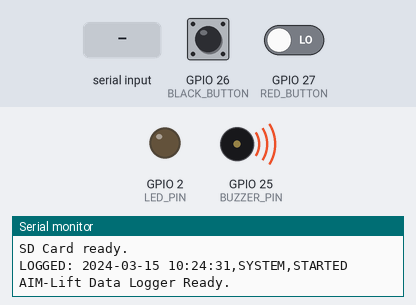
Bench run of a sketch on a simulated ESP32. On the bench: output pins drawn as LEDs (lit = HIGH), buzzer (waves = sounding, pin HIGH), the last lines printed to the serial monitor. The inputs (shaded band) are chosen by the test bench; at power-on: GPIO 26 (BLACK_BUTTON) LOW, GPIO 27 (RED_BUTTON) LOW. WiFi joins after 1.5 s; servers stay silent unless stated; uploads are accepted with an empty reply; the local clock reads 2024-03-15 10:24:30 at power-on unless the sketch sets it; storage starts empty; random numbers use the default seed unless the sketch sets one; EEPROM starts erased.

Above: at 2.7 s.
2.8 s: GPIO 26 (BLACK_BUTTON) pulled HIGH for 0.15 s
4.4 s: "test\n" received over Serial
6.1 s: "attend\n" received over Serial
7.6 s: "read\n" received over Serial
9.3 s: GPIO 26 (BLACK_BUTTON) driven HIGH and GPIO 27 (RED_BUTTON) driven HIGH
At 9.62 s:
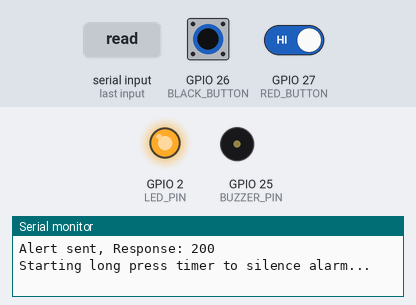
At 10.32 s:
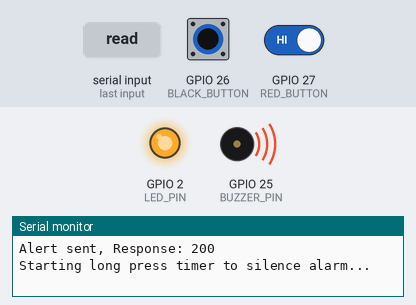
Timing chart, 0 to 13.3 s (numbered marks = the images above; inputs shaded):
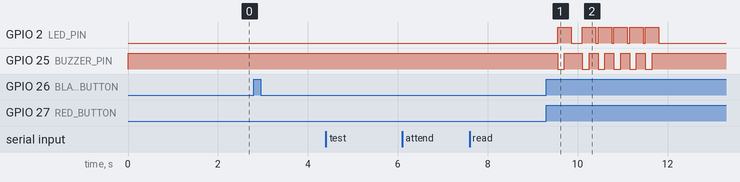

Measured:
- after the input at 9.3 s, GPIO 2 (LED_PIN): goes HIGH 0.30 s, LOW 0.25 s, 4 × (HIGH 0.30 s, LOW 0.05 s), HIGH 0.30 s, then LOW, starting after 0.25 s; GPIO 25 (BUZZER_PIN): goes LOW 0.15 s, HIGH 0.40 s, 4 × (LOW 0.15 s, HIGH 0.20 s), LOW 0.15 s, then HIGH, starting after 0.25 s

The sketch:

sketch_aug15a_trigger_20251024.ino
```cpp
#include <WiFi.h>
#include <WiFiClientSecure.h>
#include <WiFiManager.h>     // Library Manager: "WiFiManager" by tzapu (>= 2.0.17)
#include <Preferences.h>
#include <SPI.h>
#include <SD.h>
#include "time.h"
#include <HTTPClient.h>

// ===================================================
// ============== CONFIGURATION ======================
// ===================================================
// WiFi + Device/Lift/Premise are configured ON-SITE via a captive portal
// (no need to re-flash). See "FIELD SETUP" notes at the bottom of this file.

// ==== FIXED (same for every unit) ====
const char* serverUrl      = "https://aim-lift.onrender.com/api/iot/alert/";
const char* statusCheckUrl = "https://aim-lift.onrender.com/api/iot/check_status/";
const char* readingUrl     = "https://aim-lift.onrender.com/api/iot/reading/";
// Must match IOT_DEVICE_KEY on the server (sent as the X-Device-Key header).
const char* deviceKey      = "REPLACE_WITH_IOT_DEVICE_KEY";

// Captive-portal access point shown when the device is unconfigured / offline.
const char* setupApName = "AIM-Lift-Setup";
const char* setupApPass = "aimlift123";   // >= 8 chars; give this to technicians

// ==== RUNTIME CONFIG (set in portal, saved to flash / NVS) ====
String deviceId    = "ESP32-LIFT-01";
String premiseName = "";
String liftId      = "";

// ==== PIN SETUP ====
#define BLACK_BUTTON 26  // Simulates weight sensor (passenger)
#define RED_BUTTON   27  // Simulates emergency button
#define LED_PIN      2
#define BUZZER_PIN   25  // Active-LOW buzzer
#define SD_CS_PIN    5   // Chip Select for SD module

// ===================================================
// =========== END OF CONFIGURATION ==================
// ===================================================

// ==== NTP CONFIG ====
const char* ntpServer = "pool.ntp.org";
const long  gmtOffset_sec = 8 * 3600; // Malaysia time GMT+8
const int   daylightOffset_sec = 0;

// ==== POLLING CONFIG ====
unsigned long lastStatusCheck = 0;
const long statusCheckInterval = 5000; // Check server every 5 seconds

// ==== SYSTEM STATES ====
bool alarmActive = false;
String activeIncidentType = "";
bool lastBlackButtonState = LOW;
bool lastRedButtonState = LOW;

unsigned long resetStartTime = 0;    // Timer for local long-press silence
const long resetDuration = 2000;     // 2000ms = 2 seconds for long press

// SD File
File logFile;

// Persistent config
Preferences prefs;
bool shouldSaveConfig = false;
void saveConfigCallback() { shouldSaveConfig = true; }

// ==== CONFIG PERSISTENCE ====
void loadConfig() {
  prefs.begin("aimlift", true); // read-only
  deviceId    = prefs.getString("deviceId", "ESP32-LIFT-01");
  premiseName = prefs.getString("premise", "");
  liftId      = prefs.getString("liftId", "");
  prefs.end();
}

void saveConfig() {
  prefs.begin("aimlift", false);
  prefs.putString("deviceId", deviceId);
  prefs.putString("premise", premiseName);
  prefs.putString("liftId", liftId);
  prefs.end();
}

// Hold BOTH buttons at power-on for 3s -> wipe WiFi + config, reopen portal.
void maybeFactoryReset() {
  if (digitalRead(BLACK_BUTTON) == HIGH && digitalRead(RED_BUTTON) == HIGH) {
    Serial.println("Both buttons held - keep holding 3s to clear config...");
    unsigned long t0 = millis();
    while (digitalRead(BLACK_BUTTON) == HIGH && digitalRead(RED_BUTTON) == HIGH) {
      if (millis() - t0 > 3000) {
        WiFiManager wm;
        wm.resetSettings();                         // clears saved WiFi
        prefs.begin("aimlift", false);
        prefs.clear();                              // clears device/lift/premise
        prefs.end();
        Serial.println("Config cleared. Restarting...");
        delay(500);
        ESP.restart();
      }
      delay(50);
    }
  }
}

// ==== HELPER: GET TIMESTAMP ====
String getTimestamp() {
  struct tm timeinfo;
  if (!getLocalTime(&timeinfo)) {
    return "TIME_ERROR";
  }
  char buffer[30];
  strftime(buffer, sizeof(buffer), "%Y-%m-%d %H:%M:%S", &timeinfo);
  return String(buffer);
}

// ==== HELPER: LOG DATA TO SD CARD ====
void logEvent(String eventCategory, String eventDetail) {
  String timestamp = getTimestamp();
  String logLine = timestamp + "," + eventCategory + "," + eventDetail; // CSV format

  logFile = SD.open("/lift_log.csv", FILE_APPEND);
  if (logFile) {
    logFile.println(logLine);
    logFile.close();
    Serial.println("LOGGED: " + logLine);
  } else {
    Serial.println("Failed to write to lift_log.csv");
  }
}

// ==== HELPER: SEND ALERT TO DJANGO ====
void sendAlert(String type, String status) {
  if (WiFi.status() == WL_CONNECTED) {
    WiFiClientSecure client;
    client.setInsecure();  // skip TLS cert check (Render uses a Let's Encrypt cert)
    HTTPClient http;
    http.begin(client, serverUrl);
    http.setConnectTimeout(15000);
    http.setTimeout(60000);  // Render free tier can take ~50s to wake from idle
    http.addHeader("Content-Type", "application/json");

    String payload = "{\"device_id\":\"" + deviceId + "\","
                     "\"lift_id\":\"" + liftId + "\","
                     "\"incident_type\":\"" + type + "\","
                     "\"premise\":\"" + premiseName + "\","
                     "\"status\":\"" + status + "\"}";

    int httpResponseCode = http.POST(payload);
    if (httpResponseCode > 0) {
      Serial.printf("Alert sent, Response: %d\n", httpResponseCode);
    } else {
      Serial.printf("Alert failed, Error: %s\n", http.errorToString(httpResponseCode).c_str());
    }
    http.end();
  }
}

// ==== HELPER: SEND A SENSOR READING TO DJANGO ====
// Replace the random values below with real sensor code once sensors are wired.
// abnormal=true sends a fault-like reading (high vibration + acoustic) so the
// predictive-maintenance model + incident flow can be exercised end to end.
void sendReading(bool abnormal) {
  if (WiFi.status() != WL_CONNECTED) { Serial.println("No WiFi."); return; }

  float p1 = random(2970, 3010) / 10.0;      // control panel temp K
  float p2 = random(3080, 3095) / 10.0;      // motor temp K
  float p3 = random(1450, 1550);            // motor speed rpm
  float s1 = random(35, 45);                // torque Nm
  float s2 = random(10, 150);              // operational hours
  float s3 = random(10, 80);
  float vib  = abnormal ? random(200, 500) / 10.0 : random(1, 30) / 10.0;   // mm/s^2
  float vacc = random(1, 15) / 100.0;                                        // m/s^2
  float ac   = abnormal ? random(800, 1000) / 10.0 : random(550, 630) / 10.0; // dB

  String payload = "{";
  payload += "\"lift_id\":\"" + liftId + "\",";
  payload += "\"device_id\":\"" + deviceId + "\",";
  payload += "\"feature_p1\":" + String(p1, 2) + ",";
  payload += "\"feature_p2\":" + String(p2, 2) + ",";
  payload += "\"feature_p3\":" + String(p3, 2) + ",";
  payload += "\"feature_s1\":" + String(s1, 2) + ",";
  payload += "\"feature_s2\":" + String(s2, 2) + ",";
  payload += "\"feature_s3\":" + String(s3, 2) + ",";
  payload += "\"vibration\":" + String(vib, 2) + ",";
  payload += "\"vertical_acceleration_mps2\":" + String(vacc, 3) + ",";
  payload += "\"acoustic_db\":" + String(ac, 2);
  payload += "}";

  WiFiClientSecure client;
  client.setInsecure();
  HTTPClient http;
  http.begin(client, readingUrl);
  http.setConnectTimeout(15000);
  http.setTimeout(60000);
  http.addHeader("Content-Type", "application/json");
  http.addHeader("X-Device-Key", deviceKey);

  int code = http.POST(payload);
  if (code > 0) {
    Serial.printf("Reading sent (%s), Response: %d\n", abnormal ? "fault" : "normal", code);
    Serial.println(http.getString());
  } else {
    Serial.printf("Reading failed, Error: %s\n", http.errorToString(code).c_str());
  }
  http.end();
}

// ==== HELPER: CHECK SERVER FOR COMMAND ====
void checkServerForCommand() {
  if (WiFi.status() != WL_CONNECTED) return;

  WiFiClientSecure client;
  client.setInsecure();
  HTTPClient http;
  String url = String(statusCheckUrl) + "?device_id=" + deviceId + "&incident_type=" + activeIncidentType;

  http.begin(client, url);
  http.setConnectTimeout(15000);
  http.setTimeout(20000);

  int httpResponseCode = http.GET();
  if (httpResponseCode == 200) {
    String payload = http.getString();
    if (payload.indexOf("\"command\":\"silence\"") > -1) {
      Serial.println("SILENCE command received from server!");
      alarmActive = false;
      digitalWrite(LED_PIN, LOW);
      digitalWrite(BUZZER_PIN, HIGH); // Buzzer OFF
      logEvent("INCIDENT_UPDATE", "SILENCED_REMOTELY");
      sendAlert(activeIncidentType, "Attended");
    }
  } else {
    Serial.printf("Status check failed, error: %d\n", httpResponseCode);
  }
  http.end();
}

// ==== BEEP FUNCTION (Active-LOW buzzer) ====
void beepBuzzer() {
  digitalWrite(BUZZER_PIN, LOW);
  delay(150);
  digitalWrite(BUZZER_PIN, HIGH);
  delay(150);
}

// ==========================================
// ============== SETUP =====================
// ==========================================
void setup() {
  Serial.begin(115200);

  pinMode(BLACK_BUTTON, INPUT_PULLDOWN);
  pinMode(RED_BUTTON, INPUT_PULLDOWN);
  pinMode(LED_PIN, OUTPUT);
  pinMode(BUZZER_PIN, OUTPUT);

  digitalWrite(LED_PIN, LOW);
  digitalWrite(BUZZER_PIN, HIGH);

  loadConfig();
  maybeFactoryReset();

  // ---- WiFi + on-site configuration via captive portal ----
  WiFiManager wm;
  WiFiManagerParameter p_device("device", "Device ID", deviceId.c_str(), 40);
  WiFiManagerParameter p_lift("lift", "Lift ID (must match lift_identifier in DB)", liftId.c_str(), 60);
  WiFiManagerParameter p_premise("premise", "Premise name", premiseName.c_str(), 100);
  wm.addParameter(&p_device);
  wm.addParameter(&p_lift);
  wm.addParameter(&p_premise);
  wm.setSaveConfigCallback(saveConfigCallback);
  wm.setConfigPortalTimeout(180); // if nobody configures within 3 min, reboot & retry

  Serial.printf("Starting WiFi. If unconfigured, join AP \"%s\" (pass: %s)\n", setupApName, setupApPass);
  if (!wm.autoConnect(setupApName, setupApPass)) {
    Serial.println("WiFi connect / portal timed out. Restarting...");
    delay(1000);
    ESP.restart();
  }
  Serial.println("WiFi connected!");

  if (shouldSaveConfig) {
    deviceId    = p_device.getValue();
    liftId      = p_lift.getValue();
    premiseName = p_premise.getValue();
    saveConfig();
    Serial.println("On-site config saved.");
  }
  Serial.printf("Device: %s | Lift: %s | Premise: %s\n",
                deviceId.c_str(), liftId.c_str(), premiseName.c_str());

  configTime(gmtOffset_sec, daylightOffset_sec, ntpServer);
  Serial.println("Syncing time with NTP...");
  struct tm ti;
  if (getLocalTime(&ti, 5000)) { // 5-second timeout
    Serial.println("Time synced: " + getTimestamp());
  } else {
    Serial.println("Failed to sync time");
  }

  if (!SD.begin(SD_CS_PIN)) {
    Serial.println("SD Card init failed!");
  } else {
    Serial.println("SD Card ready.");
    logEvent("SYSTEM", "STARTED");
  }

  Serial.println("AIM-Lift Data Logger Ready.");
}

// ==========================================
// ================= LOOP ===================
// ==========================================
// Serial test commands (type in Serial Monitor, no wiring needed):
//   test    -> send a "Mantrap / Detected" alert
//   attend  -> send a "Mantrap / Attended" alert
//   read    -> send one NORMAL sensor reading   (POST /api/iot/reading/)
//   fault   -> send one ABNORMAL sensor reading (triggers predictive-maintenance flow)
//   info    -> print the active Device / Lift / Premise
void handleSerialCommands() {
  if (!Serial.available()) return;
  String cmd = Serial.readStringUntil('\n');
  cmd.trim();
  if (cmd == "test") {
    Serial.println(">> Sending test alert (Mantrap / Detected)...");
    sendAlert("Mantrap", "Detected");
  } else if (cmd == "attend") {
    Serial.println(">> Sending test alert (Mantrap / Attended)...");
    sendAlert("Mantrap", "Attended");
  } else if (cmd == "read") {
    Serial.println(">> Sending NORMAL sensor reading...");
    sendReading(false);
  } else if (cmd == "fault") {
    Serial.println(">> Sending ABNORMAL sensor reading...");
    sendReading(true);
  } else if (cmd == "info") {
    Serial.printf("Device: %s | Lift: %s | Premise: %s\n",
                  deviceId.c_str(), liftId.c_str(), premiseName.c_str());
  } else if (cmd.length()) {
    Serial.println(">> Unknown command. Use: test | attend | read | fault | info");
  }
}

void loop() {
  handleSerialCommands();

  bool currentBlackButtonState = digitalRead(BLACK_BUTTON);
  bool currentRedButtonState = digitalRead(RED_BUTTON);
  bool bothButtonsPressed = currentBlackButtonState && currentRedButtonState;

  // --- Logic for Black Button (Passenger Sensor) ---
  if (currentBlackButtonState == HIGH && lastBlackButtonState == LOW) {
    logEvent("PASSENGER", "IN");
  }
  if (currentBlackButtonState == LOW && lastBlackButtonState == HIGH) {
    logEvent("PASSENGER", "OUT");
  }

  // --- Logic to START a Mantrap Incident ---
  if (currentRedButtonState == HIGH && lastRedButtonState == LOW && currentBlackButtonState == HIGH && !alarmActive) {
    alarmActive = true;
    activeIncidentType = "Mantrap";
    logEvent("INCIDENT", "MANTRAP_DETECTED");
    sendAlert(activeIncidentType, "Detected");
  }

  // --- Logic to STOP the alarm with a LONG PRESS ---
  if (alarmActive && bothButtonsPressed) {
    if (resetStartTime == 0) {
      resetStartTime = millis();
      Serial.println("Starting long press timer to silence alarm...");
    } else if (millis() - resetStartTime >= resetDuration) {
      Serial.println("Alarm silenced by local long press.");
      alarmActive = false;
      digitalWrite(LED_PIN, LOW);
      digitalWrite(BUZZER_PIN, HIGH);

      logEvent("INCIDENT_UPDATE", "SILENCED_LOCALLY");
      sendAlert(activeIncidentType, "Attended");

      resetStartTime = 0;
      delay(1000);
    }
  } else {
    if (resetStartTime > 0) {
      Serial.println("Long press cancelled.");
    }
    resetStartTime = 0;
  }

  // --- Handle Active Alarm State (if not stopped) ---
  if (alarmActive) {
    digitalWrite(LED_PIN, HIGH);
    beepBuzzer();
    digitalWrite(LED_PIN, LOW);

    if (millis() - lastStatusCheck > statusCheckInterval) {
      lastStatusCheck = millis();
      checkServerForCommand();
    }
  }

  lastBlackButtonState = currentBlackButtonState;
  lastRedButtonState = currentRedButtonState;

  delay(50);
}

// ===================================================
// ================ FIELD SETUP ======================
// ===================================================
// One firmware for every unit. To configure a device on-site:
//
// 1. Power on a NEW (or factory-reset) device. It creates a WiFi hotspot:
//       SSID: AIM-Lift-Setup     password: aimlift123
// 2. On a phone, join that hotspot. A configuration page opens automatically
//    (if not, browse to http://192.168.4.1).
// 3. Tap "Configure WiFi", pick the site's WiFi and enter its password, then
//    fill in:
//       Device ID  - unique, e.g. ESP32-LIFT-07
//       Lift ID    - MUST match lift_identifier in the database, e.g. WP PMA 80299
//       Premise    - e.g. JKR Ibu Pejabat
// 4. Save. The device reboots, joins the site WiFi and starts reporting.
//
// To change settings later / move the device:
//   Hold BOTH buttons while powering on and keep holding for 3 seconds.
//   This wipes WiFi + Device/Lift/Premise and reopens the setup hotspot.
//
// Serial Monitor (115200) shows the active Device/Lift/Premise on boot and
// "Alert sent, Response: 201" when an incident is posted.
```
